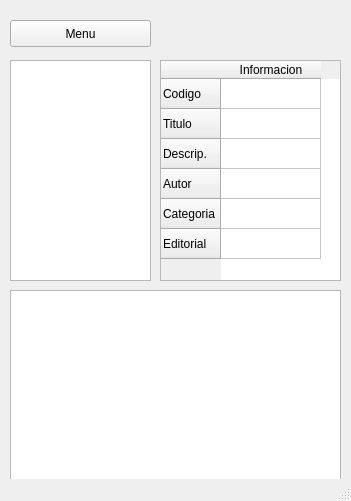
<?xml version="1.0" encoding="UTF-8"?>
<ui version="4.0">
 <class>MainWindow</class>
 <widget class="QMainWindow" name="MainWindow">
  <property name="geometry">
   <rect>
    <x>0</x>
    <y>0</y>
    <width>351</width>
    <height>501</height>
   </rect>
  </property>
  <property name="windowTitle">
   <string>MainWindow</string>
  </property>
  <widget class="QWidget" name="centralwidget">
   <widget class="QListWidget" name="listWget_libros">
    <property name="geometry">
     <rect>
      <x>10</x>
      <y>60</y>
      <width>141</width>
      <height>221</height>
     </rect>
    </property>
   </widget>
   <widget class="QTableWidget" name="tablaInfo">
    <property name="geometry">
     <rect>
      <x>160</x>
      <y>60</y>
      <width>181</width>
      <height>221</height>
     </rect>
    </property>
    <row>
     <property name="text">
      <string>Codigo</string>
     </property>
    </row>
    <row>
     <property name="text">
      <string>Titulo</string>
     </property>
    </row>
    <row>
     <property name="text">
      <string>Descrip.</string>
     </property>
    </row>
    <row>
     <property name="text">
      <string>Autor</string>
     </property>
    </row>
    <row>
     <property name="text">
      <string>Categoria</string>
     </property>
    </row>
    <row>
     <property name="text">
      <string>Editorial</string>
     </property>
    </row>
    <column>
     <property name="text">
      <string>Informacion</string>
     </property>
    </column>
   </widget>
   <widget class="QTableWidget" name="tableWidget">
    <property name="geometry">
     <rect>
      <x>10</x>
      <y>290</y>
      <width>331</width>
      <height>192</height>
     </rect>
    </property>
   </widget>
   <widget class="QPushButton" name="btnSalir">
    <property name="geometry">
     <rect>
      <x>10</x>
      <y>20</y>
      <width>141</width>
      <height>27</height>
     </rect>
    </property>
    <property name="text">
     <string>Menu</string>
    </property>
   </widget>
  </widget>
  <widget class="QStatusBar" name="statusbar"/>
 </widget>
 <resources/>
 <connections/>
</ui>
